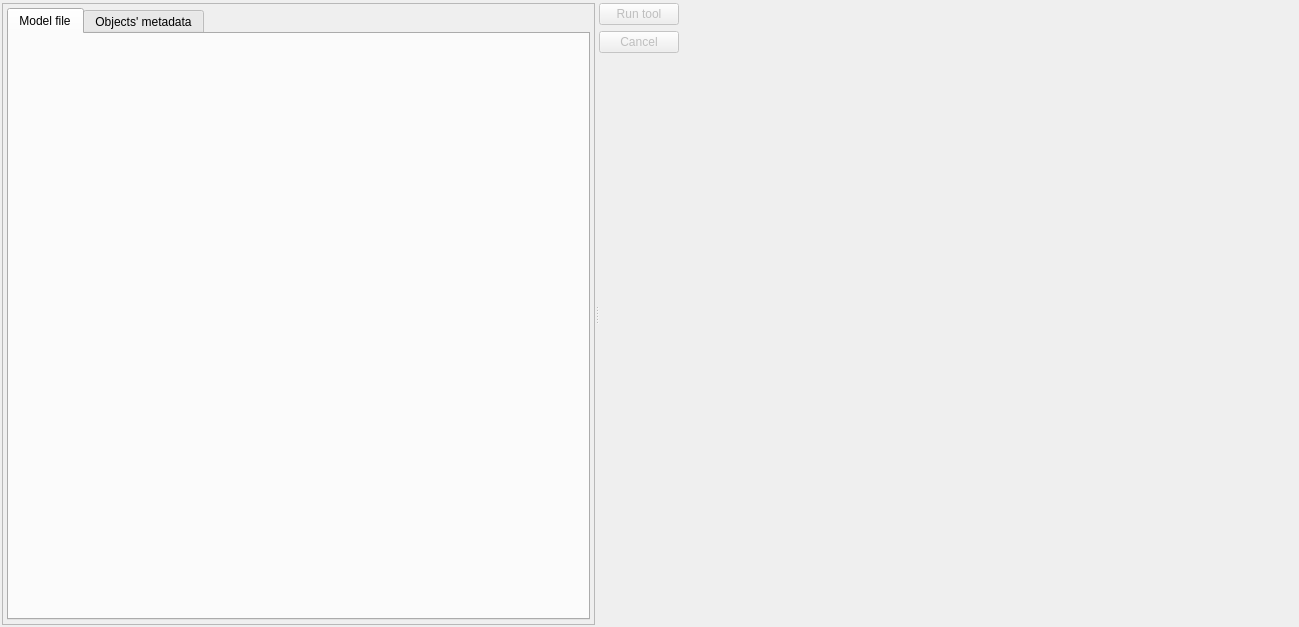
<?xml version="1.0" encoding="UTF-8"?>
<ui version="4.0">
 <class>FixToolsWidget</class>
 <widget class="QWidget" name="FixToolsWidget">
  <property name="windowModality">
   <enum>Qt::WindowModality::ApplicationModal</enum>
  </property>
  <property name="geometry">
   <rect>
    <x>0</x>
    <y>0</y>
    <width>1299</width>
    <height>627</height>
   </rect>
  </property>
  <property name="sizePolicy">
   <sizepolicy hsizetype="Expanding" vsizetype="Expanding">
    <horstretch>0</horstretch>
    <verstretch>0</verstretch>
   </sizepolicy>
  </property>
  <property name="windowTitle">
   <string>gpModeler settings</string>
  </property>
  <property name="windowIcon">
   <iconset resource="../../../../priv-core/res/logoicons.qrc">
    <normaloff>:/icons/icons/pgmodeler_logo.png</normaloff>:/icons/icons/pgmodeler_logo.png</iconset>
  </property>
  <layout class="QHBoxLayout" name="horizontalLayout">
   <property name="spacing">
    <number>5</number>
   </property>
   <property name="leftMargin">
    <number>2</number>
   </property>
   <property name="topMargin">
    <number>3</number>
   </property>
   <property name="rightMargin">
    <number>2</number>
   </property>
   <property name="bottomMargin">
    <number>2</number>
   </property>
   <item>
    <widget class="QSplitter" name="h_splitter">
     <property name="orientation">
      <enum>Qt::Orientation::Horizontal</enum>
     </property>
     <property name="childrenCollapsible">
      <bool>false</bool>
     </property>
     <widget class="QFrame" name="bg_frame">
      <property name="frameShape">
       <enum>QFrame::Shape::StyledPanel</enum>
      </property>
      <property name="frameShadow">
       <enum>QFrame::Shadow::Raised</enum>
      </property>
      <layout class="QVBoxLayout" name="verticalLayout">
       <property name="spacing">
        <number>5</number>
       </property>
       <property name="leftMargin">
        <number>4</number>
       </property>
       <property name="topMargin">
        <number>4</number>
       </property>
       <property name="rightMargin">
        <number>4</number>
       </property>
       <property name="bottomMargin">
        <number>4</number>
       </property>
       <item>
        <widget class="QTabWidget" name="tools_tbw">
         <property name="sizePolicy">
          <sizepolicy hsizetype="Expanding" vsizetype="Expanding">
           <horstretch>0</horstretch>
           <verstretch>0</verstretch>
          </sizepolicy>
         </property>
         <property name="layoutDirection">
          <enum>Qt::LayoutDirection::LeftToRight</enum>
         </property>
         <property name="currentIndex">
          <number>0</number>
         </property>
         <widget class="QWidget" name="fix_pg">
          <attribute name="icon">
           <iconset resource="../../res/resources.qrc">
            <normaloff>:/icons/icons/fixobject.png</normaloff>:/icons/icons/fixobject.png</iconset>
          </attribute>
          <attribute name="title">
           <string>Model file</string>
          </attribute>
         </widget>
         <widget class="QWidget" name="metadata_pg">
          <attribute name="icon">
           <iconset resource="../../res/resources.qrc">
            <normaloff>:/icons/icons/objmetadata.png</normaloff>:/icons/icons/objmetadata.png</iconset>
          </attribute>
          <attribute name="title">
           <string>Objects' metadata</string>
          </attribute>
         </widget>
        </widget>
       </item>
      </layout>
     </widget>
     <widget class="QWidget" name="act_btns_wgt" native="true">
      <layout class="QGridLayout" name="gridLayout">
       <property name="leftMargin">
        <number>0</number>
       </property>
       <property name="topMargin">
        <number>0</number>
       </property>
       <property name="rightMargin">
        <number>0</number>
       </property>
       <property name="bottomMargin">
        <number>0</number>
       </property>
       <property name="horizontalSpacing">
        <number>5</number>
       </property>
       <item row="1" column="0">
        <widget class="QPushButton" name="cancel_btn">
         <property name="enabled">
          <bool>false</bool>
         </property>
         <property name="sizePolicy">
          <sizepolicy hsizetype="Preferred" vsizetype="Preferred">
           <horstretch>0</horstretch>
           <verstretch>0</verstretch>
          </sizepolicy>
         </property>
         <property name="text">
          <string>Cancel</string>
         </property>
         <property name="icon">
          <iconset resource="../../res/resources.qrc">
           <normaloff>:/icons/icons/cancel.png</normaloff>:/icons/icons/cancel.png</iconset>
         </property>
         <property name="iconSize">
          <size>
           <width>28</width>
           <height>28</height>
          </size>
         </property>
        </widget>
       </item>
       <item row="0" column="0">
        <widget class="QPushButton" name="run_tool_btn">
         <property name="enabled">
          <bool>false</bool>
         </property>
         <property name="sizePolicy">
          <sizepolicy hsizetype="Preferred" vsizetype="Preferred">
           <horstretch>0</horstretch>
           <verstretch>0</verstretch>
          </sizepolicy>
         </property>
         <property name="maximumSize">
          <size>
           <width>16777215</width>
           <height>16777215</height>
          </size>
         </property>
         <property name="text">
          <string>Run tool</string>
         </property>
         <property name="icon">
          <iconset resource="../../res/resources.qrc">
           <normaloff>:/icons/icons/run.png</normaloff>:/icons/icons/run.png</iconset>
         </property>
         <property name="iconSize">
          <size>
           <width>28</width>
           <height>28</height>
          </size>
         </property>
         <property name="default">
          <bool>true</bool>
         </property>
         <property name="flat">
          <bool>false</bool>
         </property>
        </widget>
       </item>
       <item row="0" column="1" rowspan="3">
        <spacer name="horizontalSpacer">
         <property name="orientation">
          <enum>Qt::Orientation::Horizontal</enum>
         </property>
         <property name="sizeHint" stdset="0">
          <size>
           <width>40</width>
           <height>20</height>
          </size>
         </property>
        </spacer>
       </item>
       <item row="3" column="0">
        <spacer name="verticalSpacer">
         <property name="orientation">
          <enum>Qt::Orientation::Vertical</enum>
         </property>
         <property name="sizeHint" stdset="0">
          <size>
           <width>20</width>
           <height>40</height>
          </size>
         </property>
        </spacer>
       </item>
       <item row="4" column="0" colspan="2">
        <layout class="QHBoxLayout" name="horizontalLayout_9">
         <property name="spacing">
          <number>0</number>
         </property>
         <property name="rightMargin">
          <number>11</number>
         </property>
         <property name="bottomMargin">
          <number>11</number>
         </property>
         <item>
          <spacer name="horizontalSpacer_2">
           <property name="orientation">
            <enum>Qt::Orientation::Horizontal</enum>
           </property>
           <property name="sizeHint" stdset="0">
            <size>
             <width>40</width>
             <height>20</height>
            </size>
           </property>
          </spacer>
         </item>
         <item>
          <widget class="QLabel" name="nullptrlabs_lbl">
           <property name="sizePolicy">
            <sizepolicy hsizetype="Fixed" vsizetype="Fixed">
             <horstretch>0</horstretch>
             <verstretch>0</verstretch>
            </sizepolicy>
           </property>
           <property name="minimumSize">
            <size>
             <width>197</width>
             <height>80</height>
            </size>
           </property>
           <property name="maximumSize">
            <size>
             <width>197</width>
             <height>80</height>
            </size>
           </property>
           <property name="mouseTracking">
            <bool>true</bool>
           </property>
           <property name="text">
            <string/>
           </property>
           <property name="scaledContents">
            <bool>true</bool>
           </property>
           <property name="openExternalLinks">
            <bool>true</bool>
           </property>
          </widget>
         </item>
        </layout>
       </item>
      </layout>
     </widget>
    </widget>
   </item>
  </layout>
 </widget>
 <resources>
  <include location="../../../../priv-core/res/logoicons.qrc"/>
  <include location="../../res/resources.qrc"/>
  <include location="../../../../priv-core/res/logoicons.qrc"/>
  <include location="../../../../priv-core/res/logoicons.qrc"/>
  <include location="../../../../priv-core/res/logoicons.qrc"/>
  <include location="../../../../priv-core/res/logoicons.qrc"/>
  <include location="../../../../priv-core/res/logoicons.qrc"/>
  <include location="../../../../priv-core/res/logoicons.qrc"/>
  <include location="../../../../priv-core/res/logoicons.qrc"/>
  <include location="../../../../priv-core/res/logoicons.qrc"/>
  <include location="../../../../priv-core/res/logoicons.qrc"/>
 </resources>
 <connections/>
</ui>
